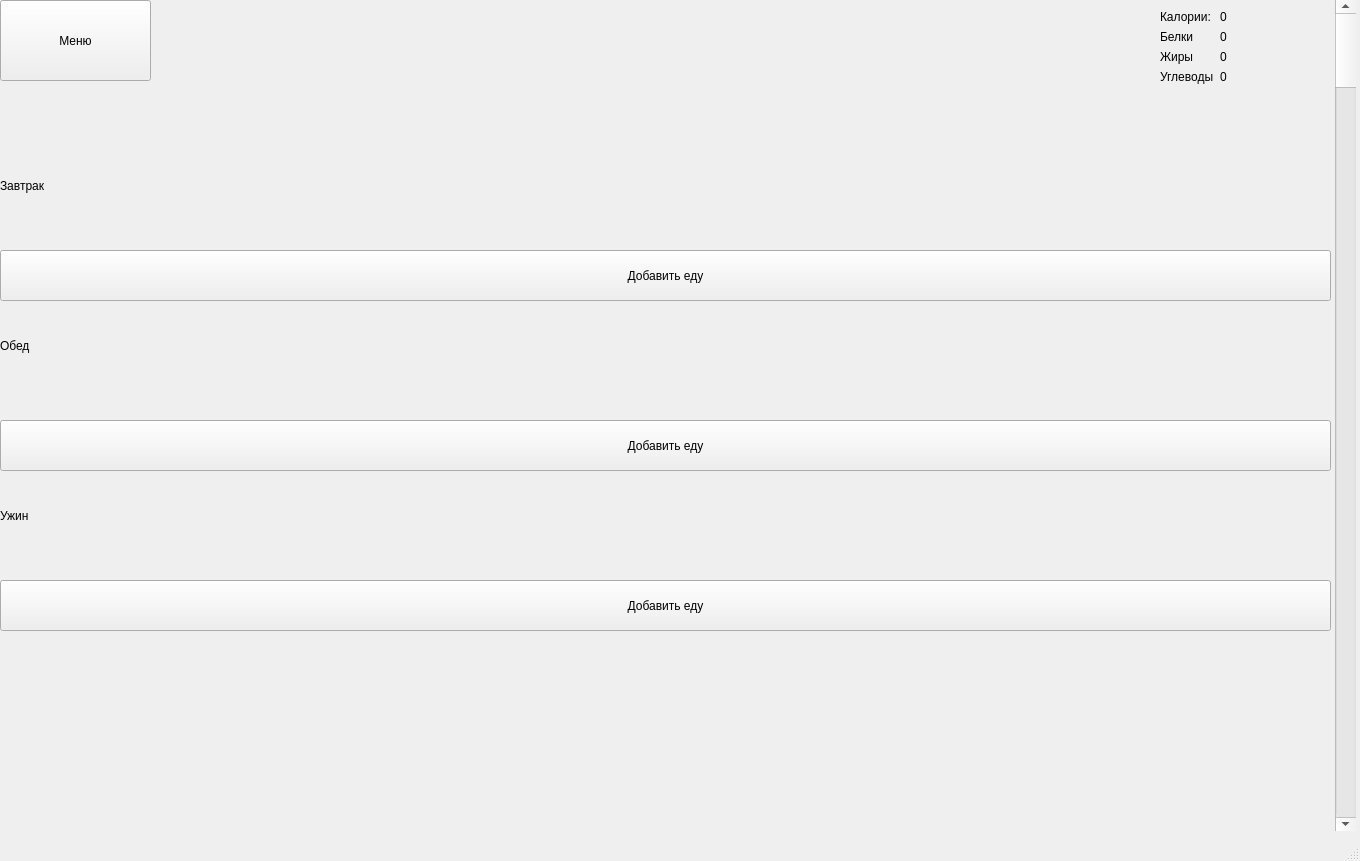
<?xml version="1.0" encoding="UTF-8"?>
<ui version="4.0">
 <class>MainWindow</class>
 <widget class="QMainWindow" name="MainWindow">
  <property name="geometry">
   <rect>
    <x>0</x>
    <y>0</y>
    <width>1360</width>
    <height>861</height>
   </rect>
  </property>
  <property name="windowTitle">
   <string>MainWindow</string>
  </property>
  <widget class="QWidget" name="centralwidget">
   <widget class="QPushButton" name="menu_button">
    <property name="geometry">
     <rect>
      <x>0</x>
      <y>0</y>
      <width>151</width>
      <height>81</height>
     </rect>
    </property>
    <property name="text">
     <string>Меню</string>
    </property>
   </widget>
   <widget class="QWidget" name="formLayoutWidget">
    <property name="geometry">
     <rect>
      <x>1160</x>
      <y>10</y>
      <width>161</width>
      <height>131</height>
     </rect>
    </property>
    <layout class="QFormLayout" name="formLayout">
     <item row="0" column="1">
      <widget class="QLabel" name="calory_count_label">
       <property name="text">
        <string>0</string>
       </property>
      </widget>
     </item>
     <item row="1" column="0">
      <widget class="QLabel" name="protein_label">
       <property name="text">
        <string>Белки</string>
       </property>
      </widget>
     </item>
     <item row="1" column="1">
      <widget class="QLabel" name="protein_count_label">
       <property name="text">
        <string>0</string>
       </property>
      </widget>
     </item>
     <item row="3" column="0">
      <widget class="QLabel" name="fats_label">
       <property name="text">
        <string>Жиры</string>
       </property>
      </widget>
     </item>
     <item row="3" column="1">
      <widget class="QLabel" name="fats_count_label">
       <property name="text">
        <string>0</string>
       </property>
      </widget>
     </item>
     <item row="5" column="0">
      <widget class="QLabel" name="carbohydrates_label">
       <property name="text">
        <string>Углеводы</string>
       </property>
      </widget>
     </item>
     <item row="5" column="1">
      <widget class="QLabel" name="carbohydrates_count_label">
       <property name="text">
        <string>0</string>
       </property>
      </widget>
     </item>
     <item row="0" column="0">
      <widget class="QLabel" name="calory_label_9">
       <property name="text">
        <string>Калории:</string>
       </property>
      </widget>
     </item>
    </layout>
   </widget>
   <widget class="QWidget" name="breakfast_widget" native="true">
    <property name="geometry">
     <rect>
      <x>0</x>
      <y>170</y>
      <width>1331</width>
      <height>161</height>
     </rect>
    </property>
    <widget class="QLabel" name="breakfast_label">
     <property name="geometry">
      <rect>
       <x>0</x>
       <y>5</y>
       <width>1331</width>
       <height>21</height>
      </rect>
     </property>
     <property name="toolTip">
      <string>&lt;html&gt;&lt;head/&gt;&lt;body&gt;&lt;p align=&quot;center&quot;&gt;&lt;br/&gt;&lt;/p&gt;&lt;/body&gt;&lt;/html&gt;</string>
     </property>
     <property name="text">
      <string>Завтрак</string>
     </property>
    </widget>
    <widget class="QWidget" name="products_widget_breakfast" native="true">
     <property name="geometry">
      <rect>
       <x>-1</x>
       <y>40</y>
       <width>1331</width>
       <height>41</height>
      </rect>
     </property>
    </widget>
    <widget class="QPushButton" name="write_food_breakfast_button">
     <property name="geometry">
      <rect>
       <x>0</x>
       <y>80</y>
       <width>1331</width>
       <height>51</height>
      </rect>
     </property>
     <property name="text">
      <string>Добавить еду</string>
     </property>
    </widget>
   </widget>
   <widget class="QWidget" name="lunch_widget" native="true">
    <property name="geometry">
     <rect>
      <x>0</x>
      <y>330</y>
      <width>1331</width>
      <height>161</height>
     </rect>
    </property>
    <widget class="QLabel" name="lunch_label">
     <property name="geometry">
      <rect>
       <x>0</x>
       <y>5</y>
       <width>1331</width>
       <height>21</height>
      </rect>
     </property>
     <property name="toolTip">
      <string>&lt;html&gt;&lt;head/&gt;&lt;body&gt;&lt;p align=&quot;center&quot;&gt;&lt;br/&gt;&lt;/p&gt;&lt;/body&gt;&lt;/html&gt;</string>
     </property>
     <property name="text">
      <string>Обед</string>
     </property>
    </widget>
    <widget class="QWidget" name="products_widget_lunch" native="true">
     <property name="geometry">
      <rect>
       <x>-1</x>
       <y>40</y>
       <width>1331</width>
       <height>41</height>
      </rect>
     </property>
    </widget>
    <widget class="QPushButton" name="write_food_lunch_button">
     <property name="geometry">
      <rect>
       <x>0</x>
       <y>90</y>
       <width>1331</width>
       <height>51</height>
      </rect>
     </property>
     <property name="text">
      <string>Добавить еду</string>
     </property>
    </widget>
   </widget>
   <widget class="QWidget" name="dinner_widget" native="true">
    <property name="geometry">
     <rect>
      <x>0</x>
      <y>500</y>
      <width>1331</width>
      <height>151</height>
     </rect>
    </property>
    <widget class="QLabel" name="dinner_label">
     <property name="geometry">
      <rect>
       <x>0</x>
       <y>5</y>
       <width>1331</width>
       <height>21</height>
      </rect>
     </property>
     <property name="toolTip">
      <string>&lt;html&gt;&lt;head/&gt;&lt;body&gt;&lt;p align=&quot;center&quot;&gt;&lt;br/&gt;&lt;/p&gt;&lt;/body&gt;&lt;/html&gt;</string>
     </property>
     <property name="text">
      <string>Ужин</string>
     </property>
    </widget>
    <widget class="QWidget" name="products_widget_dinner" native="true">
     <property name="geometry">
      <rect>
       <x>-1</x>
       <y>40</y>
       <width>1331</width>
       <height>41</height>
      </rect>
     </property>
    </widget>
    <widget class="QPushButton" name="write_food_dinner_button">
     <property name="geometry">
      <rect>
       <x>0</x>
       <y>80</y>
       <width>1331</width>
       <height>51</height>
      </rect>
     </property>
     <property name="text">
      <string>Добавить еду</string>
     </property>
    </widget>
   </widget>
   <widget class="QScrollBar" name="verticalScrollBar">
    <property name="geometry">
     <rect>
      <x>1335</x>
      <y>0</y>
      <width>21</width>
      <height>831</height>
     </rect>
    </property>
    <property name="orientation">
     <enum>Qt::Vertical</enum>
    </property>
   </widget>
  </widget>
  <widget class="QStatusBar" name="statusbar"/>
 </widget>
 <resources/>
 <connections/>
</ui>
